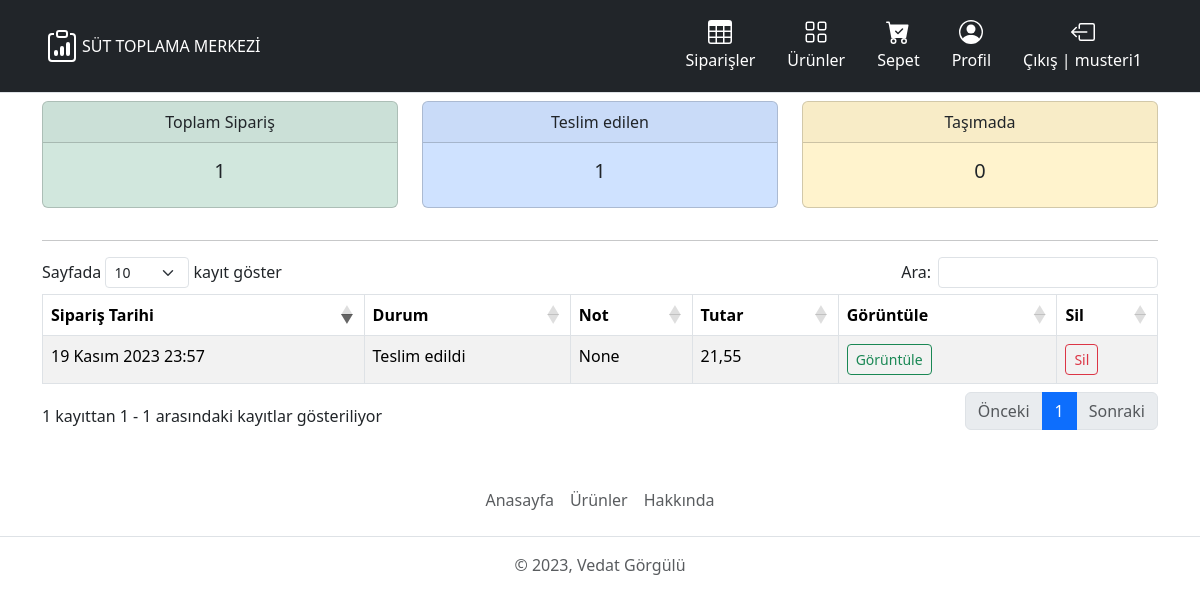
Before: /mainboard/user/ (signed in) with the older database file.
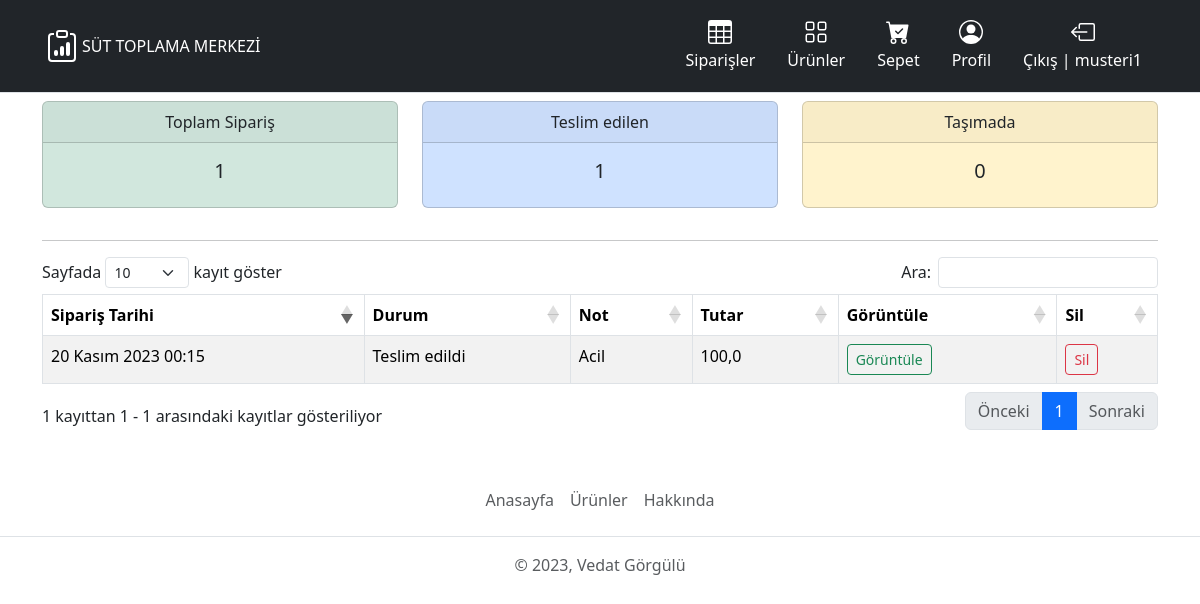
After: the same page with the newer database file.
### store/models.py (models this page shows, shortened)
class Order(models.Model):
    ORDER_STATUS = (
        ('Recived', 'Sipariş alındı'),
        ('Assigned', 'Servise atandı'),
        ('Transporting', 'Taşımada'),
        ('Delivered', 'Teslim edildi'),
    )
    transaction_id = models.CharField(max_length=200, null=True)
    customer = models.ForeignKey(
        Customer, null=True, on_delete=models.SET_NULL)
    service = models.ForeignKey(Service, null=True, on_delete=models.SET_NULL)
    date_ordered = models.DateTimeField(auto_now_add=True, null=True)
    complete = models.BooleanField(default=False, null=True, blank=False)
    status = models.CharField(max_length=20, null=True,
                              choices=ORDER_STATUS, default='Sipariş alındı')
    note = models.CharField(max_length=500, null=True, blank=True)
    assign_date = models.DateTimeField(
        verbose_name='Servise atama tarihi', null=True)
    service_date = models.DateTimeField(
        verbose_name='Servise başlama tarihi', null=True)
    delivery_date = models.DateTimeField(
        verbose_name='Teslim tarihi', null=True)
    service_time = models.IntegerField(default=0)
    delivery_time = models.IntegerField(default=0)
    is_delivered = models.BooleanField(
        verbose_name='Teslimat', default=False, null=True, blank=False)
    address = LocationField(verbose_name='Siparişin Konumu', null=True, blank=False, map_attrs={
                            'placeholder': 'Haritadan konum seçiniz.',
                            'center': [38.59821903435276, 27.350622679963262],
                            })
    @property
    def get_cart_total(self):
        order_items = self.orderitem_set.all()
        total_price = float(sum([item.get_total for item in order_items]))
        return total_price
    def get_absolute_url(self):
        return reverse('store:detail', kwargs={'id': self.id})
    def get_delete_url(self):
        return reverse('store:delete', kwargs={'id': self.id})
    class Meta:
        ordering = ['-date_ordered']
        permissions = (
            ('is_operator', 'Operator yetkisine sahip'),
            ('is_service', 'Servis görevlisi yetkisine sahip'),
        )

class OrderItem(models.Model):
    product = models.ForeignKey(
        Product, on_delete=models.SET_NULL, blank=True, null=True)
    order = models.ForeignKey(
        Order, on_delete=models.CASCADE, blank=True, null=True)
    quantity = models.IntegerField(default=0, blank=True, null=True)
    date_added = models.DateTimeField(auto_now_add=True)
    @property
    def get_total(self):
        total = self.product.price * self.quantity
        return total

class Product(models.Model):
    name = models.CharField(max_length=200, null=True)
    description = models.CharField(max_length=200, null=True)
    price = models.DecimalField(max_digits=7, decimal_places=2)
    image = models.ImageField(null=True, blank=True)

### suttoplamaapp/decorators.py (the view)
        def wrapper_func(request, *args, **kwargs):
            group = None
            if request.user.groups.exists():
                group = request.user.groups.all()[0].name
            if group in allowed_roles:
                return view_func(request, *args, **kwargs)
            else:
                return HttpResponse('Bu işlemi yapamaya yetkili değilsiniz!')

### mainboard/views.py (called while the page is built)
@login_required(login_url='account:login')
@allowed_users(allowed_roles=['customer'])
def user_page(request):
    orders = request.user.customer.order_set.all()
    total_orders = orders.filter(transaction_id__isnull=False).count()
    delivered = orders.filter(status='Teslim edildi').count()
    transporting = orders.filter(status='Taşımada').count()
    context = {
        'orders': orders,
        'total_orders': total_orders,
        'delivered': delivered,
        'transporting': transporting,
    }
    return render(request, 'mainboard/user.html', context=context)

### mainboard/templates/mainboard/user.html (shortened to what this page needs)
{% extends 'base.html' %}
{% block content %}
  {% include 'mainboard/partials/_status.html' %}
  <hr />
  <div class="row">
    <div class="col-md">
      <div class="table-responsive">
        <table id="userDataTable" class="table table-striped table-bordered">
          <thead class="table">
            <th>Sipariş Tarihi</th>
            <th>Durum</th>
            <th>Not</th>
            <th>Tutar</th>
            <th>Görüntüle</th>
            <th>Sil</th>
          </thead>
          <tbody>
            {% for order in orders %}
              {% if order.transaction_id %}
                <tr>
                  <td>{{ order.date_ordered }}</td>
                  <td>{{ order.status }}</td>
                  <td>{{ order.note }}</td>
                  <td>{{ order.get_cart_total }}</td>
                  <td>
                    <a class="btn btn btn-outline-success btn-sm" href="{{ order.get_absolute_url }}">Görüntüle</a>
                  </td>
                  <td>
                    <a class="btn btn btn-outline-danger btn-sm" href="{{ order.get_delete_url }}">Sil</a>
                  </td>
                </tr>
              {% endif %}
            {% endfor %}
          </tbody>
        </table>
      </div>
    </div>
  </div>
{% endblock %}

Changed rows visible on the page:
removed Order: date_ordered "19 Kasım 2023 23:57", status "Teslim edildi", note "None", get_cart_total "21,55"
now on this page (row edited): Order: date_ordered "20 Kasım 2023 00:15", status "Teslim edildi", note "Acil", get_cart_total "100,0"
